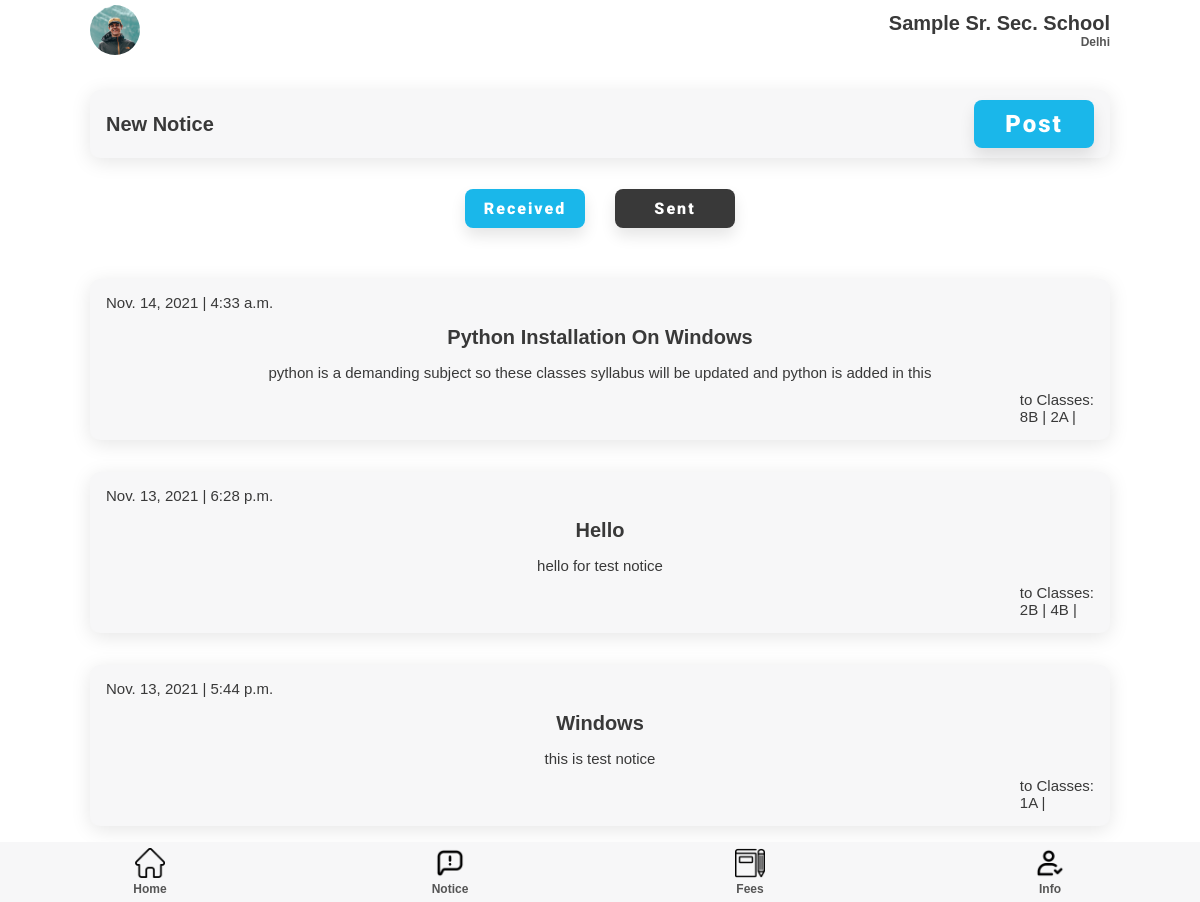
The page /notice/superadmin/sent (signed in) on the database as committed earlier.
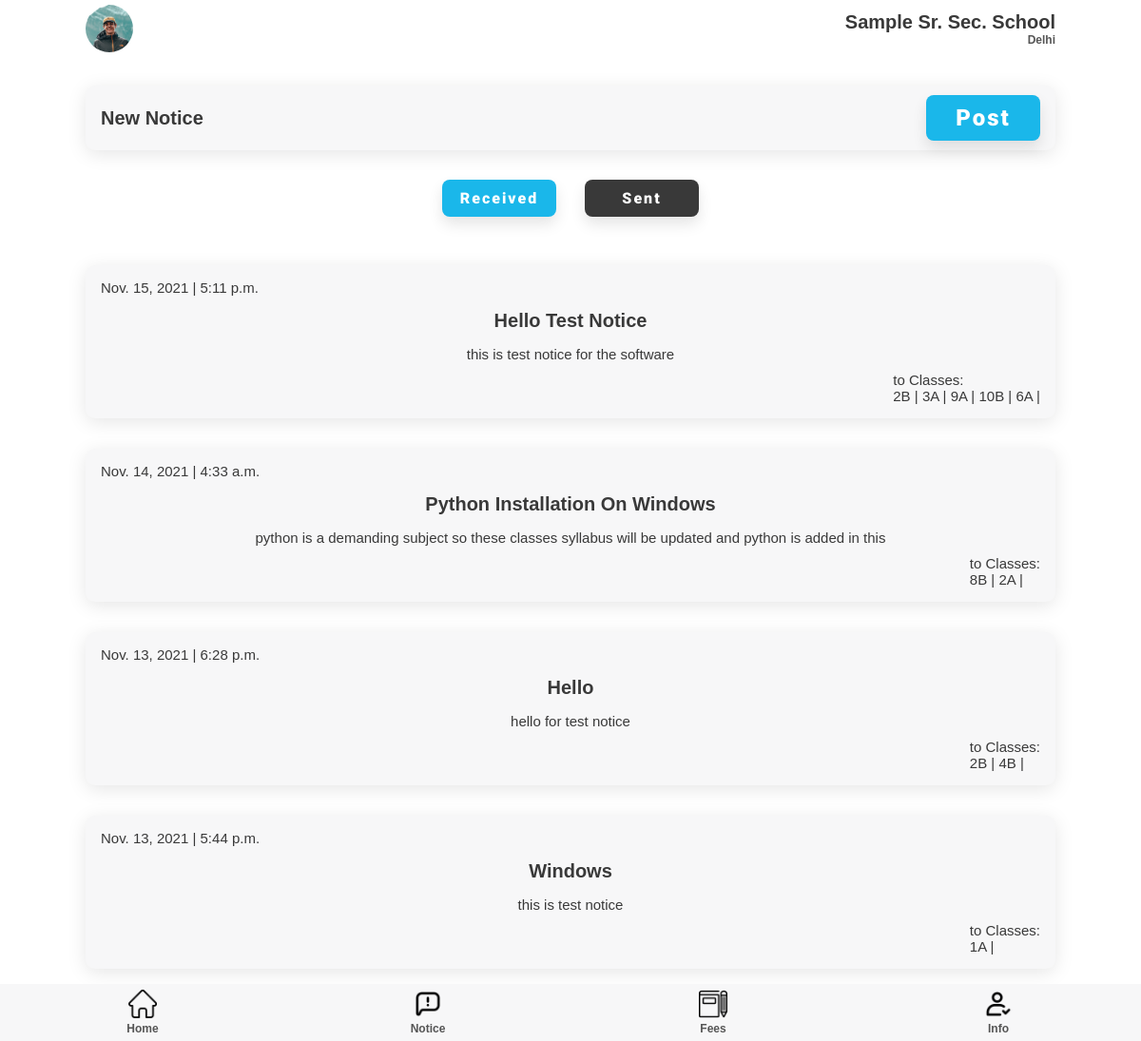
The same page on the database as committed later.
### notice/models.py (models this page shows)
class notice(models.Model):
        topic = models.CharField(max_length=200)
        desc = models.CharField(max_length=2000)
        date = models.DateTimeField(auto_now=True)
        posted_by = models.ForeignKey(User, on_delete=models.CASCADE, null=True)

class receiver(models.Model):
        note = models.ForeignKey(notice, on_delete=models.CASCADE)
        receiver = models.ForeignKey(classSection, on_delete=models.CASCADE)

### teacher/models.py (models this page shows)
class classSection(models.Model):
    Class = models.IntegerField()
    section = models.CharField(max_length=50)
    teacher = models.OneToOneField(teacher, on_delete=models.PROTECT)

### notice/views.py (the view)
# urls.py: path('superadmin/<str:category>', views.superAdminNotice, name = 'superAdminNotice'),
def superAdminNotice(request, category):
    print(category)
    user = request.user
    if category == 'all':
        superadminObj = SuperAdmin.objects.get(user = user)
        schoolobj = superadminObj.school
        superadmin_qs = SuperAdmin.objects.filter(school = schoolobj).exclude(user = user)
        print(type(superadmin_qs))
        notice_qs = []
        for superadmin in superadmin_qs:
            notice_q = notice.objects.filter(posted_by = superadmin.user).values()
            print(notice_q)
            for item in notice_q:
                notice_qs.append(item)
        print(notice_qs)
        for notice_q in notice_qs:
            notice_q["receiver"] = receiver.objects.filter(note = notice_q["id"])
            notice_q["posted_by"] = User.objects.get(id = notice_q["posted_by_id"]).username
        print("last notice_qs: ", notice_qs)
        notice_qs.reverse()
        return render(request, 'superNotice.html', {'notices': notice_qs, 'superadmin': superadminObj, 'category': category})
    elif category == 'sent':
        superadminObj = SuperAdmin.objects.get(user = user)
        schoolobj = superadminObj.school
        superadmin_qs = SuperAdmin.objects.filter(school = schoolobj)
        notice_qs = notice.objects.filter(posted_by = user).order_by("date").values()
        for notice_q in notice_qs:
            notice_q["receiver"] = receiver.objects.filter(note = notice_q["id"])
        notice_qs_1 = [item for item in notice_qs]
        notice_qs_1.reverse()
        print("last ", notice_qs_1)
        return render(request, 'superNotice.html', {'notices': notice_qs_1, 'superadmin': superadminObj, 'category': category})

### templates/superadmin/superNotice.html (shortened to what this page needs)
{% extends 'adminhome.html' %} {% load static %} {% block extra-head %}
<link rel="stylesheet" href="{% static '/css/attendance.css' %}" />
<link rel="stylesheet" href="{% static '/css/notice.css' %}" />
{% endblock extra-head %}
{% block content %}
<section id="main">
  <section id="start-att">
    <div class="component-back">
      <div>
        <h2>New Notice</h2>
      </div>
      <a href="{% url 'notice:createNotice' %}">
        <button class="btn btn-lg">Post</button>
      </a>
    </div>
  </section>
  <section class="notice-toggle">
    <div class="notice-buttons">
      <a href="{% url 'notice:superAdminNotice' "all" %}">
      <button class="btn btn-md {% if category == "all" %}btn-black{% endif %}">Received</button>
      </a>
      <a href="{% url 'notice:superAdminNotice' "sent" %}">
      <button class="btn btn-md {% if category == "sent" %}btn-black{% endif %}">Sent</button>
      </a>
    </div>
  </section>
  <section id="home-menu">
    <div class="home-menu">
      {% for notice in notices %}
      <div class="menu-list notice-list">
        <p>{{ notice.date.date }} | {{ notice.date.time }} <br />
        </p>
        <h2>{{ notice.topic }}</h2>
        <p>{{ notice.desc }}</p>
        <p>to Classes: <br /> {% for class in notice.receiver %}{{class.receiver.Class}}{{class.receiver.section}} | {% endfor %}</p>
      </div>
      {% endfor %}
    </div>
  </section>
</section>
{% endblock content %}

Rows that differ between the two databases and show on the page:
added notice: date "Nov. 15, 2021", date.time "5:11 p.m.", topic "Hello Test Notice", desc "this is test notice for the software"
added receiver: receiver.Class "2", receiver.section "B", shown under "Nov. 15, 2021"
added receiver: receiver.Class "3", receiver.section "A", shown under "Nov. 15, 2021"
added receiver: receiver.Class "9", receiver.section "A", shown under "Nov. 15, 2021"
added receiver: receiver.Class "10", receiver.section "B", shown under "Nov. 15, 2021"
added receiver: receiver.Class "6", receiver.section "A", shown under "Nov. 15, 2021"
